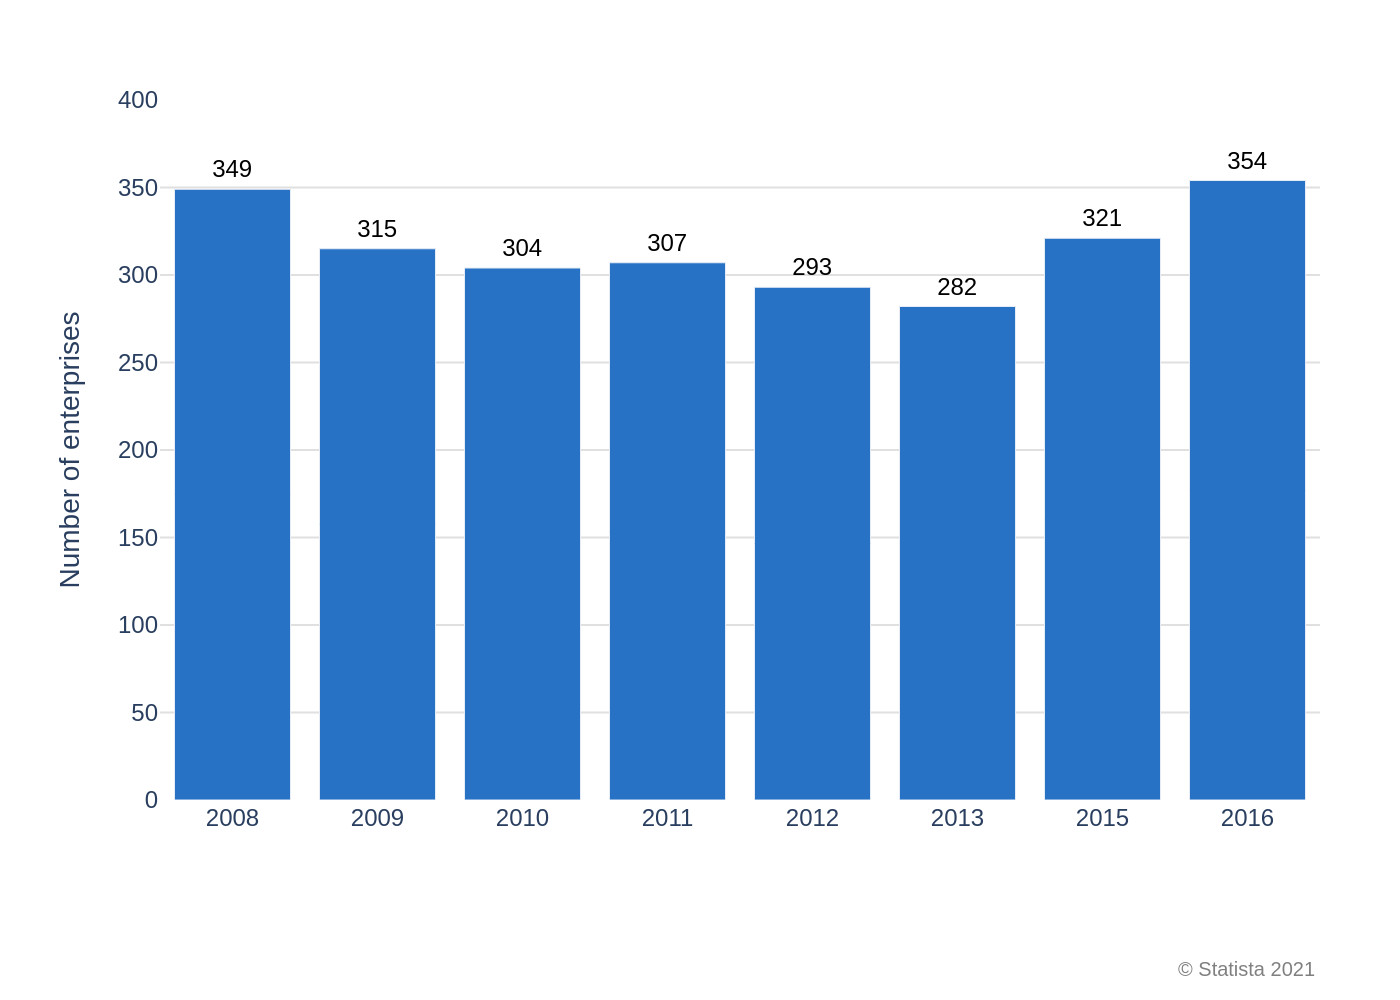

Recreate this plot in Python.
import sys
import json
import plotly.graph_objects as go
from pathlib import Path

# The script must accept the JSON path as a required command-line argument.
if len(sys.argv) != 2:
    print(f"Usage: python {Path(__file__).name} <json_file_path>")
    sys.exit(1)

json_path = Path(sys.argv[1])
if not json_path.is_file():
    print(f"Error: JSON file not found at '{json_path}'")
    sys.exit(1)

# Read the JSON file, which is the sole source of data and text.
with open(json_path, 'r', encoding='utf-8') as f:
    config = json.load(f)

# Extract data, texts, and colors from the JSON structure.
chart_data = config.get('chart_data', [])
texts = config.get('texts', {})
colors = config.get('colors', [])

# Prepare data for Plotly, preserving the original order.
categories = [d['category'] for d in chart_data]
values = [d['value'] for d in chart_data]

# Initialize the figure.
fig = go.Figure()

# Add the bar trace.
fig.add_trace(go.Bar(
    x=categories,
    y=values,
    marker_color=colors[0] if colors else None,
    text=values,
    textposition='outside',
    textfont=dict(family="Arial", size=12, color='black'),
    cliponaxis=False  # Prevent text on bars from being clipped
))

# Handle title and subtitle creation.
title_text = texts.get('title') or ''
subtitle_text = texts.get('subtitle') or ''
final_title = ""
if title_text:
    final_title += f"<b>{title_text}</b>"
if subtitle_text:
    final_title += f"<br><i>{subtitle_text}</i>" if final_title else f"<i>{subtitle_text}</i>"

# Update layout to match the original chart's appearance and address potential issues.
fig.update_layout(
    title_text=final_title if final_title else None,
    title_x=0.05,
    xaxis_title_text=texts.get('x_axis_title'),
    yaxis_title_text=texts.get('y_axis_title'),
    font=dict(family="Arial", size=12),
    yaxis=dict(
        range=[0, 400],
        gridcolor='#e0e0e0',
        zeroline=False
    ),
    xaxis=dict(
        type='category',
        showgrid=False
    ),
    plot_bgcolor='white',
    showlegend=False,
    margin=dict(l=80, r=40, t=50, b=100) # Adjust margins to prevent clipping
)

# Add source text as an annotation for precise positioning.
source_text = texts.get('source')
if source_text:
    fig.add_annotation(
        text=source_text,
        xref="paper", yref="paper",
        x=1, y=-0.22,
        showarrow=False,
        xanchor='right',
        yanchor='top',
        align='right',
        font=dict(family="Arial", size=10, color="grey")
    )

# Derive the output filename from the input JSON path.
output_filename = json_path.with_suffix('.png')

# Save the chart as a high-resolution PNG image.
fig.write_image(output_filename, scale=2)

print(f"Chart successfully generated and saved to '{output_filename}'")
